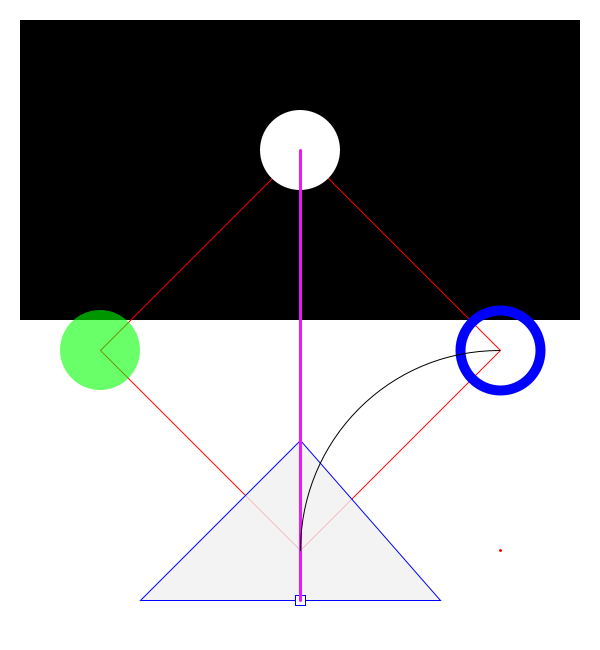
Frame 1 (no input)
Frame 60 (the mouse pressed at the canvas centre just before this capture): identical to frame 1, image omitted
Frame 120 (the mouse held since frame 60 and released just before this capture): identical to frame 1, image omitted

The Processing sketch that drew this single still picture (run headless with seeded random() and noise(); from frame 60 on, the mouse is pressed at the canvas centre):

// Processing sketch: day_5
// ── day_5.pde
int g = 300;
int t = 0;

//drawling order

void setup(){ //runs once at startup
  size(600,650); //size of window
}

void draw(){ //runs over and over
   background(255); //set backgroung white
   
    //black rectangle
    fill(t); //color within the next shape 
    rectMode(CORNER); //drawling rect from center
    noStroke(); //no outline no outline
    rect(20,20,560,g); //rect(x1,1y,x2,2y);
    
    //red quad
    stroke(255,t,t); //red outline color
    noFill(); //no color fill in shape
    strokeWeight(1); //outline thickness
    quad(g,150,100,350,g,550,500,350);
    
    //top circle //fill circle
    fill(255); //white
    noStroke(); //no outline
    ellipse(g,150,80,80); //our first circle
    
    //left circle 
    fill(t,255,t,150); //
    noStroke();
    ellipse(100,350,80,80);
    
    //right circle
     noFill(); //taylor,255,taylor,150
     strokeWeight(10); //line larger
     stroke(t,t,255); //r,g,b
     ellipse(500,350,80,80);
     strokeWeight(1); //line larger
     
     //triangle
     fill(240,200); //shape fill color
     triangle(300,440,140,600,440,600);
     
     //rectangle on the bottom of the triangle
     fill(255); //fill white
     stroke(t,t,255); //stroke color
     rectMode(CENTER); //drawling rect from center
     rect(300,600,10,10); //line
     
     //line between two points
     stroke(238,23,250); //stroke color
     strokeWeight(3); //line larger
     line(300,150,300,600);
     
     //arc
     stroke(t); //stroke color 
     noFill(); //no color
     strokeWeight(1); //line larger
     arc(500,550,400,400, PI, PI+HALF_PI);
     
     //point
     stroke(255,t,t); //stroke color
     strokeWeight(3); //line larger
     point(500,550); //point placement
}
